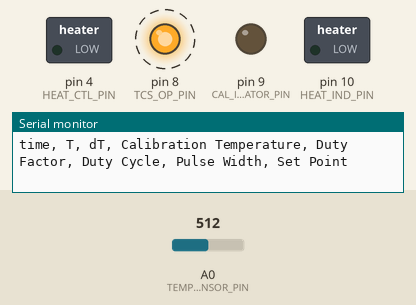
Simulated run of this sketch. Board: Arduino Uno, built with avr-gcc and run on an emulated ATmega328P. Shown: switched loads named in the sketch (green lamp = pin HIGH), output pins drawn as LEDs (lit = HIGH), the last lines printed to the serial monitor. Dashed ring = blinking. Inputs (shaded band) come from the test bench; at power-on: A0 (TEMP_SENSOR_PIN) = 512.

Above: at 12.1 s.
13.3 s: A0 (TEMP_SENSOR_PIN) set to 526
At 13.7 s:
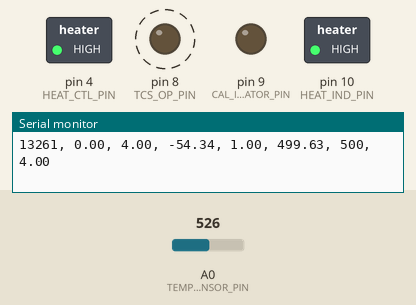
16.3 s: A0 (TEMP_SENSOR_PIN) set to 511
At 17.19 s:
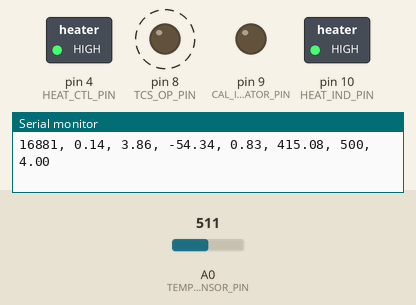
19.3 s: A0 (TEMP_SENSOR_PIN) set to 716
At 19.8 s:
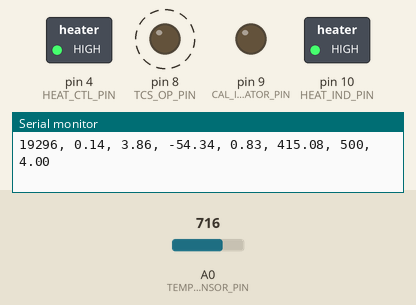
22.3 s: A0 (TEMP_SENSOR_PIN) set to 306
At 22.72 s:
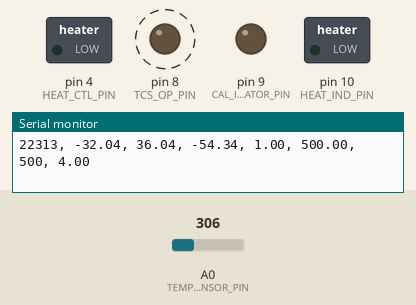
Timing chart, 0 to 26.3 s (numbered marks = the images above; inputs shaded):
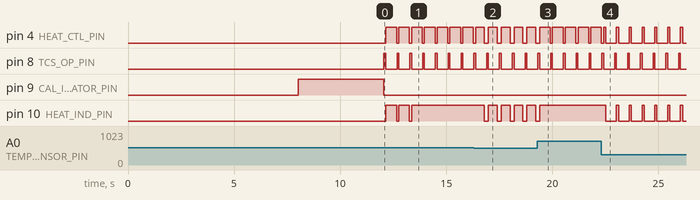

Measured:
- the behaviour switches between 512 and 513 on A0 (TEMP_SENSOR_PIN) (found by bisection; images 0 and 1)
- after the input at 13.3 s, pin 10 (HEAT_IND_PIN): goes on until 13.4 s, then stays HIGH
- after the input at 16.3 s, pin 10 (HEAT_IND_PIN): alternates HIGH for 0.42 s and LOW for 0.19 s, starting after 0.50 s
- after the input at 19.3 s, pin 10 (HEAT_IND_PIN): goes on until 19.4 s, then stays HIGH
- after the input at 22.3 s, pin 10 (HEAT_IND_PIN): alternates HIGH for 0.10 s and LOW for 0.50 s, starting after 0.22 s
- by itself, pin 4 (HEAT_CTL_PIN): repeats every 0.60 s: HIGH 0.10 s, LOW 0.50 s
- by itself, pin 8 (TCS_OP_PIN): alternates HIGH for 0.08 s and LOW for 0.52 s
- by itself, pin 10 (HEAT_IND_PIN): alternates HIGH for 0.50 s and LOW for 0.10 s

The sketch:

heating_sys.ino
```cpp
#define TEMP_SENSOR_PIN A0
#define CAL_INDICATOR_PIN 9
#define TCS_OP_PIN 8
#define HEAT_IND_PIN 10
#define HEAT_CTL_PIN 4


int initial_delay = 8000;
float temp = 0;
float Rsensor = 0.0;

// Heat system
bool heat_on;
const int DUTY_CYC_INTERVAL = 500;
// on at least this proportion of the time
const float CYC_PERIOD_MIN = 0.2;
// Temperature set point
const float SET_POINT = 4.0;

const float TEMP_SCALE_FACTOR = 5.0;


// Op Light
bool op_light = true;

const unsigned int nsamples = 200;
// Kelvin temperature of 0 deg C
const float KELVIN2C = 273.15;
// from 02-N101-1 Datasheet
const int B = 3100;
// deg K
const float T0 = 298.15;
// heater resistance at T0
const float R0 = 130;
//  upper bridge resistance
const float R2 = 330;
// temp calibration
const int CAL_SAMPLES = 10000;
float cal;
const float TCS_SCALE = 1.358;


// calculate temperature from resistance
float calcT(float B, float R) {
  const float logR = log(R0/float(R));
  return -(T0 * B / (T0 * logR + B) - KELVIN2C);
};

float pin2voltage(int pinval) {
  float dV = float(pinval)/1024.0;
  return R2 * (dV/(1-dV));
};


void setup() {
  delay(initial_delay);
  Serial.begin(9600);
  Serial.println("time, T, dT, Calibration Temperature, Duty Factor, Duty Cycle, Pulse Width, Set Point");
  // TCS Op Light
  pinMode(TCS_OP_PIN, OUTPUT);
  // Heat On Light
  pinMode(HEAT_IND_PIN, OUTPUT);
  pinMode(HEAT_CTL_PIN, OUTPUT);
  // Calibration Light
  pinMode(CAL_INDICATOR_PIN, OUTPUT);
  digitalWrite(CAL_INDICATOR_PIN, HIGH);
  analogReference(EXTERNAL);
  cal = 0;
  for (unsigned int j=0; j < CAL_SAMPLES; j++) {
    cal += calcT(B, pin2voltage(analogRead(TEMP_SENSOR_PIN)));
  }
  cal /= CAL_SAMPLES;
  //Finished Calibration
  digitalWrite(CAL_INDICATOR_PIN, LOW);
  digitalWrite(TCS_OP_PIN, HIGH);
}

void loop() {
  digitalWrite(HEAT_CTL_PIN, LOW);
  delay(20);

  // Measure Temperature
  // Op Light
  digitalWrite(TCS_OP_PIN, HIGH);
  temp = 0;
  for (unsigned int i=0; i < nsamples; i++) {
      Rsensor = pin2voltage(analogRead(TEMP_SENSOR_PIN));
      temp += calcT(B, Rsensor);
  }
  digitalWrite(TCS_OP_PIN, LOW);
  temp /= nsamples;
  temp = temp- cal;


  // here we have a simple PID loop where we duty cycle
  // the heater. it's fine the transients of TIP120 are
  // _very_ fast compared to this loop.

  // on period is a float in interval [0,1]
  float on_period = (SET_POINT - temp*TEMP_SCALE_FACTOR) / SET_POINT;
  // cannot have an on period longer than duty cycle
  // or shorter than minimum...
  on_period = min(max(CYC_PERIOD_MIN, on_period), 1.0);
  // cast back to int. now this value is millis
  // as a function of duty cycle that the
  // heater will be on.
  int cyc_period = static_cast<int>(on_period);

  // if we are close to set point, instigate P-control
  // with duty cycling.

  if ((SET_POINT - temp*TEMP_SCALE_FACTOR) < 4.0) {
    int dt=0;
    int t1=millis();
    while (dt < DUTY_CYC_INTERVAL) {
      dt = millis()-t1;


      if (dt>on_period*DUTY_CYC_INTERVAL) {
        heat_on = false;
        digitalWrite(HEAT_IND_PIN, LOW);
        digitalWrite(HEAT_CTL_PIN, LOW);
      }
      else {
        heat_on = true;
        digitalWrite(HEAT_CTL_PIN, HIGH);
        digitalWrite(HEAT_IND_PIN, HIGH);

      }
    }
  }

  // otherwise, full on
  else {
    int dt = 0;
    int t1 = millis();
    while (dt < DUTY_CYC_INTERVAL){
      digitalWrite(HEAT_IND_PIN,HIGH);
      digitalWrite(HEAT_CTL_PIN,HIGH);
      dt = millis() - t1;
    }

  }

  Serial.print(millis());
  Serial.print(", ");
  Serial.print(temp);
  Serial.print(", ");
  Serial.print(SET_POINT - temp);
  Serial.print(", ");
  Serial.print(cal);
  Serial.print(", ");
  Serial.print(on_period);
  Serial.print(", ");
  Serial.print(on_period * DUTY_CYC_INTERVAL);
  Serial.print(", ");
  Serial.print(DUTY_CYC_INTERVAL);
  Serial.print(", ");
  Serial.print(SET_POINT);
  Serial.print("\n");
}
```
